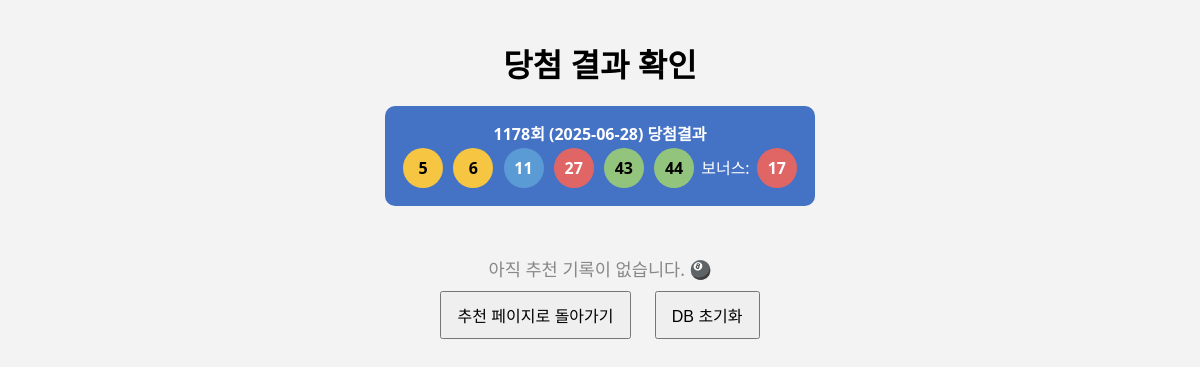
/result, run on an earlier commit of the app's database.
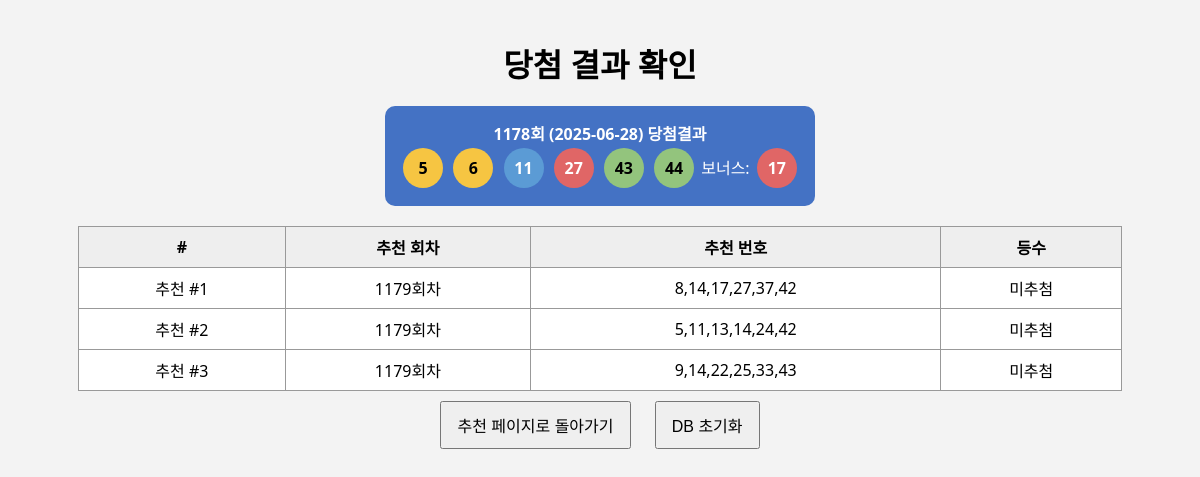
And on a later commit of the database.
### tables this page shows
CREATE TABLE winning_numbers (
        round INTEGER PRIMARY KEY,
        date TEXT,
        numbers TEXT,
        bonus_number INTEGER,
        total_prize TEXT,
        winner_count TEXT,
        per_person TEXT
    );

CREATE TABLE recommendations (
            id INTEGER PRIMARY KEY AUTOINCREMENT,
            round INTEGER,
            date TEXT,
            numbers TEXT,
            grade TEXT
        );

### app.py (the view)
@app.route('/result')
def result():
    win_info = get_latest_winning_info()
    results = get_recommendations()
    return render_template("result.html", win_info=win_info, results=results)

### lotto_data.py (called while the page is built, shortened)
def get_recommendations():
    conn = sqlite3.connect(DB_NAME)
    c = conn.cursor()
    c.execute('SELECT id, round, date, numbers, grade FROM recommendations ORDER BY id DESC')
    rows = c.fetchall()
    conn.close()
    latest = get_latest_winning_info()
    latest_round = latest['round'] if latest else 0
    winning_numbers = list(map(int, latest['numbers'].split(','))) if latest else []
    bonus_number = int(latest['bonus']) if latest else None
    updated_rows = []
    for row in rows:
        rec_id, round_num, date_str, numbers_str, _ = row
        rec_numbers = list(map(int, numbers_str.split(',')))
        if round_num > latest_round:
            grade = '미추첨'
        updated_rows.append({
            'id': rec_id,
            'round': round_num,
            'date': date_str,
            'numbers': numbers_str,
            'grade': grade
        })
    return updated_rows

def get_latest_winning_info():
    conn = sqlite3.connect(DB_NAME)
    c = conn.cursor()
    c.execute('SELECT * FROM winning_numbers ORDER BY round DESC LIMIT 1')
    row = c.fetchone()
    conn.close()
    if row:
        return {
            'round': row[0],
            'date': row[1],
            'numbers': row[2],
            'bonus': row[3],
            'total_prize': row[4],
            'winner_count': row[5],
            'per_person': row[6]
        }
    return None

### templates/result.html (shortened to what this page needs)
<!DOCTYPE html>
<html lang="ko">
<head>
</head>
<body>
  <h1>당첨 결과 확인</h1>
  {% if win_info and win_info.numbers %}
  <div class="winning-box">
    <div><strong>{{ win_info.round }}회 ({{ win_info.date }}) 당첨결과</strong></div>
    <div>
      {% for n in win_info.numbers.split(',') %}
        <span class="ball
          {% if n|int <= 10 %}yellow
          {% elif n|int <= 20 %}blue
          {% elif n|int <= 30 %}red
          {% elif n|int <= 40 %}gray
          {% else %}green{% endif %}">{{ n }}</span>
      {% endfor %}
      보너스: <span class="ball red">{{ win_info.bonus }}</span>
    </div>
  </div>
  {% else %}
  <p>당첨번호 정보가 없습니다.</p>
  {% endif %}
  {% if results and results|length > 0 %}
  <table>
    <thead>
      <tr>
        <th>#</th>
        <th>추천 회차</th>
        <th>추천 번호</th>
        <th>등수</th>
      </tr>
    </thead>
    <tbody>
      {% for r in results %}
      <tr>
        <td>추천 #{{ loop.index }}</td>
        <td>{{ r.round }}회차</td>
        <td>{{ r.numbers }}</td>
        <td>{{ r.grade }}</td>
      </tr>
      {% endfor %}
    </tbody>
  </table>
  {% else %}
  <div class="empty">아직 추천 기록이 없습니다. 🎱</div>
  {% endif %}
  <div>
    <button onclick="location.href='/'">추천 페이지로 돌아가기</button>
    <button onclick="resetWithPassword()">DB 초기화</button>
  </div>
</body>
</html>

### templates/result.html (style rules this page uses)
body { font-family: 'Segoe UI', sans-serif; text-align: center; background: #f3f3f3; margin: 0; padding: 20px; }
h1 { margin: 20px 0; }
.winning-box { background: #4472c4; color: white; padding: 15px; border-radius: 10px; display: inline-block; margin-bottom: 20px; min-width: 320px; }
.ball { display: inline-block; width: 40px; height: 40px; line-height: 40px; border-radius: 50%; margin: 3px; font-weight: bold; color: white; }
.yellow { background: #f6c542; color: black; }
.blue { background: #5b9bd5; }
.red { background: #e06666; }
.green { background: #93c47d; color: black; }
table { width: 90%; margin: 0 auto; border-collapse: collapse; background: white; }
th, td { border: 1px solid #999; padding: 8px; }
th { background: #eee; }
button { font-size: 16px; padding: 10px 15px; margin: 10px; }

What changed in the data, as far as the page shows it:
added recommendations: round "1179", numbers "8,14,17,27,37,42", grade "미추첨"
added recommendations: round "1179", numbers "5,11,13,14,24,42", grade "미추첨"
added recommendations: round "1179", numbers "9,14,22,25,33,43", grade "미추첨"
Also different on the page:
text no longer shown: "아직 추천 기록이 없습니다. 🎱"
text now shown: "# 추천 회차 추천 번호 등수"
